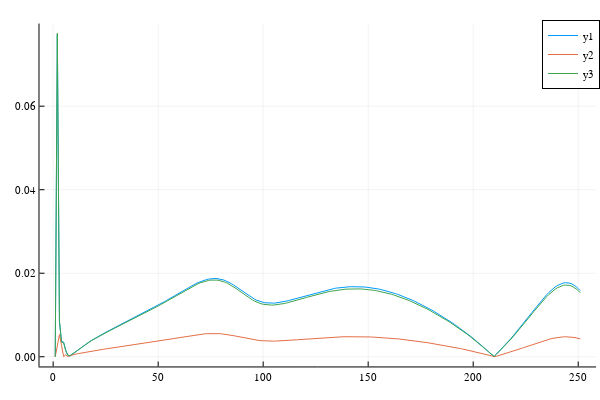

Here is the notebook cell this chart was saved with:
### Code cell
plot(err_rot_mid)
plot!(err_rot_rk4)
plot!(err_rot_lie)

### Figure 1 — Plotly figure (JSON) as saved in the notebook; plotly's stock layout.template omitted (floating-point values rounded to 4 significant figures; data arrays with more than 128 entries replaced by an {"elided": "..."} marker saying what was removed)
{"data": [{"colorbar": {"title": ""}, "legendgroup": "y1", "line": {"color": "rgba(0, 154, 250, 1.000)", "dash": "solid", "shape": "linear", "width": 1}, "mode": "lines", "name": "y1", "showlegend": true, "type": "scatter", "x": {"elided": "251 int values"}, "xaxis": "x", "y": {"elided": "251 float values"}, "yaxis": "y", "zmax": null, "zmin": null}, {"colorbar": {"title": ""}, "legendgroup": "y2", "line": {"color": "rgba(227, 111, 71, 1.000)", "dash": "solid", "shape": "linear", "width": 1}, "mode": "lines", "name": "y2", "showlegend": true, "type": "scatter", "x": {"elided": "251 int values"}, "xaxis": "x", "y": {"elided": "251 float values"}, "yaxis": "y", "zmax": null, "zmin": null}, {"colorbar": {"title": ""}, "legendgroup": "y3", "line": {"color": "rgba(62, 164, 78, 1.000)", "dash": "solid", "shape": "linear", "width": 1}, "mode": "lines", "name": "y3", "showlegend": true, "type": "scatter", "x": {"elided": "251 int values"}, "xaxis": "x", "y": {"elided": "251 float values"}, "yaxis": "y", "zmax": null, "zmin": null}], "layout": {"annotations": [], "height": 400, "legend": {"bgcolor": "rgba(255, 255, 255, 1.000)", "bordercolor": "rgba(0, 0, 0, 1.000)", "borderwidth": 1, "font": {"color": "rgba(0, 0, 0, 1.000)", "family": "sans-serif", "size": 11}, "title": {"font": {"color": "rgba(0, 0, 0, 1.000)", "family": "sans-serif", "size": 15}, "text": ""}, "tracegroupgap": 0, "traceorder": "normal", "x": 1, "xanchor": "auto", "y": 1, "yanchor": "auto"}, "margin": {"b": 20, "l": 0, "r": 0, "t": 20}, "paper_bgcolor": "rgba(255, 255, 255, 1.000)", "plot_bgcolor": "rgba(255, 255, 255, 1.000)", "showlegend": true, "width": 600, "xaxis": {"anchor": "y", "domain": [0.06582, 0.9934], "gridcolor": "rgba(0, 0, 0, 0.100)", "gridwidth": 0.5, "linecolor": "rgba(0, 0, 0, 1.000)", "mirror": false, "range": [-6.5, 258.5], "showgrid": true, "showline": true, "showticklabels": true, "tickangle": 0, "tickcolor": "rgb(0, 0, 0)", "tickfont": {"color": "rgba(0, 0, 0, 1.000)", "family": "sans-serif", "size": 11}, "tickmode": "array", "ticks": "inside", "ticktext": ["0", "50", "100", "150", "200", "250"], "tickvals": [0, 50, 100, 150, 200, 250], "title": "", "titlefont": {"color": "rgba(0, 0, 0, 1.000)", "family": "sans-serif", "size": 15}, "type": "-", "visible": true, "zeroline": false, "zerolinecolor": "rgba(0, 0, 0, 1.000)"}, "yaxis": {"anchor": "x", "domain": [0.03762, 0.9902], "gridcolor": "rgba(0, 0, 0, 0.100)", "gridwidth": 0.5, "linecolor": "rgba(0, 0, 0, 1.000)", "mirror": false, "range": [-0.002324, 0.07979], "showgrid": true, "showline": true, "showticklabels": true, "tickangle": 0, "tickcolor": "rgb(0, 0, 0)", "tickfont": {"color": "rgba(0, 0, 0, 1.000)", "family": "sans-serif", "size": 11}, "tickmode": "array", "ticks": "inside", "ticktext": ["0.00", "0.02", "0.04", "0.06"], "tickvals": [0, 0.02, 0.04, 0.06], "title": "", "titlefont": {"color": "rgba(0, 0, 0, 1.000)", "family": "sans-serif", "size": 15}, "type": "-", "visible": true, "zeroline": false, "zerolinecolor": "rgba(0, 0, 0, 1.000)"}}}
